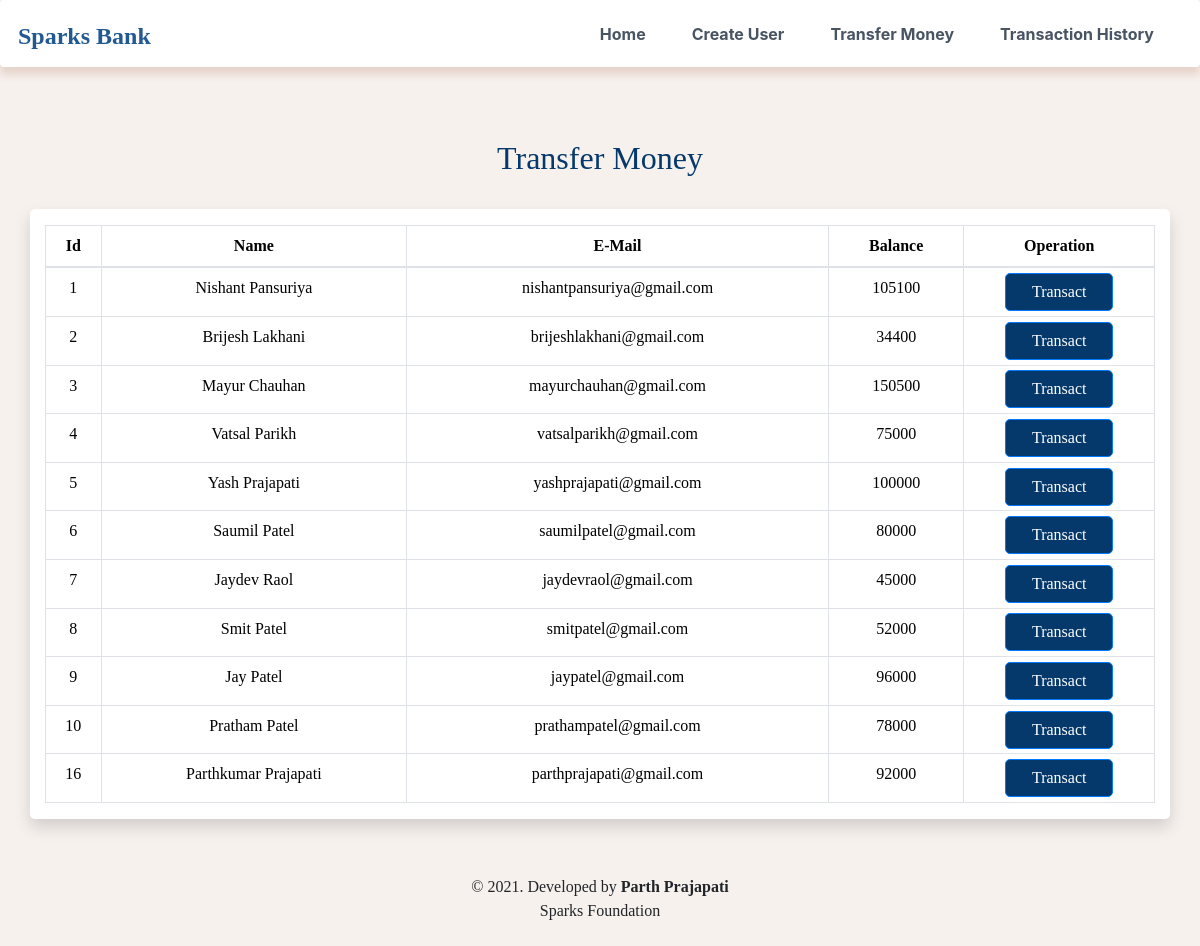
The app's page /transfermoney.php with its own data.
### tables this page shows
CREATE TABLE `users` (
  `id` int(3) NOT NULL,
  `name` text NOT NULL,
  `email` varchar(30) NOT NULL,
  `balance` int(8) NOT NULL
);

### transfermoney.php (the view, shortened to what this page needs)
<!DOCTYPE html>
<html lang="en">
<head>
    <link rel="stylesheet" href="https://stackpath.bootstrapcdn.com/bootstrap/4.2.1/css/bootstrap.min.css">
    <link rel="stylesheet" href="CSS/transfer.css" type="text/css">
</head>
<body>
    <?php
    include 'config.php';
    $sql = "SELECT * FROM users";
    $result = mysqli_query($conn, $sql);
    ?>
    <?php
    include 'navbar.php';
    ?>
    <div class="container">
        <h2 class="text-center pt-4  ff" style="color : #05386B  ;">Transfer Money</h2>
        <br>
        <div class="row shadow text-center" style="background-color: #ffffff;">
            <div class="col">
                <div class="table-responsive-sm pt-3">
                    <table class="table table-hover table-sm  table-condensed table-bordered" style="border-color:black;">
                        <thead style="color : black;">
                            <tr>
                                <th scope="col" class="text-center py-2">Id</th>
                                <th scope="col" class="text-center py-2">Name</th>
                                <th scope="col" class="text-center py-2">E-Mail</th>
                                <th scope="col" class="text-center py-2">Balance</th>
                                <th scope="col" class="text-center py-2">Operation</th>
                            </tr>
                        </thead>
                        <tbody>
                            <?php
                            while ($rows = mysqli_fetch_assoc($result)) {
                            ?>
                                <tr style="color : black;">
                                    <td class="py-2 text-center"><?php echo $rows['id'] ?></td>
                                    <td class="py-2 text-center"><?php echo $rows['name'] ?></td>
                                    <td class="py-2 text-center"><?php echo $rows['email'] ?></td>
                                    <td class="py-2 text-center"><?php echo $rows['balance'] ?></td>
                                    <td class="text-center"><a href="selecteduserdetail.php?id= <?php echo $rows['id']; ?>"> <button class="btn btn-primary">Transact</button></a></td>
                                </tr>
                            <?php
                            }
                            ?>
                        </tbody>
                    </table>
                </div>
            </div>
        </div>
    </div>
    <footer class="text-center mt-5 py-2">
        <p style="font-family: poppins; font-size: 16px;">&copy 2021. Developed by <b>Parth Prajapati</b> <br> Sparks Foundation</p>
    </footer>
</body>
</html>

### navbar.php (shortened to what this page needs)
<link rel="stylesheet" href="CSS/navbar.css" type="text/css">
<nav class="navbar navbar-expand-md navbar-light bg-light p-2 mb-5 bg-white rounded">
  <a class="navbar-brand" href="index.php" style="color : #225991; font-size: 24px; margin-left: 10px; margin-top:5px;"><b>Sparks Bank</b></a>
  <div class="collapse navbar-collapse" id="collapsibleNavbar">
    <ul class="navbar-nav ml-auto">
      <li class="nav-item">
        <a class="nav-link" href="index.php" style="color :#495463;"><b>Home</b></a>
      </li>
      <li class="nav-item">
        <a class="nav-link" href="createuser.php" style="color : #495463;"><b>Create User</b></a>
      </li>
      <li class="nav-item">
        <a class="nav-link" href="transfermoney.php" style="color : #495463;"><b>Transfer Money</b></a>
      </li>
      <li class="nav-item">
        <a class="nav-link" href="transactionhistory.php" style="color : #495463;"><b>Transaction History</b></a>
      </li>
  </div>
</nav>

### CSS/transfer.css (style rules this page uses)
body { background: #f7f1ee; }
.shadow { box-shadow: 0px 0px 8px #f7f1ee; border-radius: 5px; }
.btn-primary { background-color: #05386b !important; width: 60%; border-radius: 5px; box-shadow: 0px 0px 8px; }
.table { font-family: poppins; font-size: 16px; border-radius: 5px; background-color: #ffffff; }
.ff { font-family: poppins; color: #05386b; }

### CSS/navbar.css (style rules this page uses)
.navbar-brand, .navbar-item a { font-family: "poppins"; font-size: 18px; font-weight: normal; }
.nav-link { margin-right: 30px; }
.navbar { box-shadow: 0px 8px 8px 0px #e6d4cb; }

### records on screen
users: id "1", name "Nishant Pansuriya", email "nishantpansuriya@gmail.com", balance "105100"
users: id "2", name "Brijesh Lakhani", email "brijeshlakhani@gmail.com", balance "34400"
users: id "3", name "Mayur Chauhan", email "mayurchauhan@gmail.com", balance "150500"
users: id "4", name "Vatsal Parikh", email "vatsalparikh@gmail.com", balance "75000"
users: id "5", name "Yash Prajapati", email "yashprajapati@gmail.com", balance "100000"
users: id "6", name "Saumil Patel", email "saumilpatel@gmail.com", balance "80000"
users: id "7", name "Jaydev Raol", email "jaydevraol@gmail.com", balance "45000"
users: id "8", name "Smit Patel", email "smitpatel@gmail.com", balance "52000"
users: id "9", name "Jay Patel", email "jaypatel@gmail.com", balance "96000"
users: id "10", name "Pratham Patel", email "prathampatel@gmail.com", balance "78000"
users: id "16", name "Parthkumar Prajapati", email "parthprajapati@gmail.com", balance "92000"
